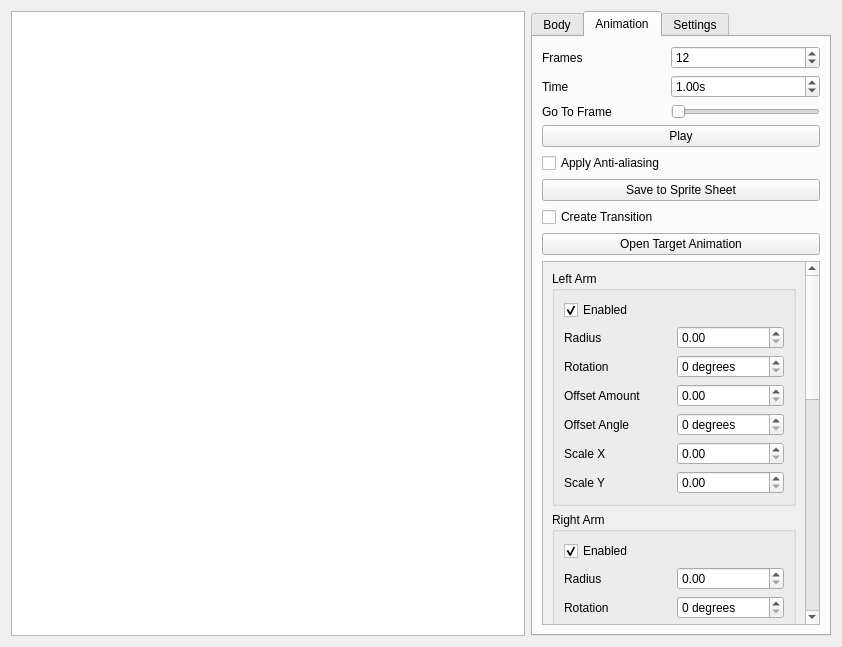
<?xml version="1.0" encoding="UTF-8"?>
<ui version="4.0">
 <class>WigglemanView</class>
 <widget class="QWidget" name="WigglemanView">
  <property name="geometry">
   <rect>
    <x>0</x>
    <y>0</y>
    <width>842</width>
    <height>647</height>
   </rect>
  </property>
  <property name="windowTitle">
   <string>Form</string>
  </property>
  <layout class="QHBoxLayout" name="horizontalLayout" stretch="0,0">
   <item>
    <widget class="QGraphicsView" name="graphicsView">
     <property name="renderHints">
      <set>QPainter::Antialiasing|QPainter::HighQualityAntialiasing|QPainter::SmoothPixmapTransform|QPainter::TextAntialiasing</set>
     </property>
     <property name="viewportUpdateMode">
      <enum>QGraphicsView::SmartViewportUpdate</enum>
     </property>
    </widget>
   </item>
   <item>
    <widget class="QTabWidget" name="sidebar">
     <property name="sizePolicy">
      <sizepolicy hsizetype="Preferred" vsizetype="Expanding">
       <horstretch>0</horstretch>
       <verstretch>0</verstretch>
      </sizepolicy>
     </property>
     <property name="currentIndex">
      <number>1</number>
     </property>
     <widget class="QWidget" name="BodyPage">
      <attribute name="title">
       <string>Body</string>
      </attribute>
      <layout class="QVBoxLayout" name="verticalLayout">
       <property name="leftMargin">
        <number>0</number>
       </property>
       <property name="topMargin">
        <number>0</number>
       </property>
       <property name="rightMargin">
        <number>0</number>
       </property>
       <property name="bottomMargin">
        <number>0</number>
       </property>
       <item>
        <widget class="QScrollArea" name="scrollArea">
         <property name="sizePolicy">
          <sizepolicy hsizetype="Preferred" vsizetype="Expanding">
           <horstretch>0</horstretch>
           <verstretch>0</verstretch>
          </sizepolicy>
         </property>
         <property name="widgetResizable">
          <bool>true</bool>
         </property>
         <widget class="QWidget" name="scrollAreaWidgetContents">
          <property name="geometry">
           <rect>
            <x>0</x>
            <y>0</y>
            <width>274</width>
            <height>813</height>
           </rect>
          </property>
          <property name="sizePolicy">
           <sizepolicy hsizetype="Fixed" vsizetype="Expanding">
            <horstretch>0</horstretch>
            <verstretch>0</verstretch>
           </sizepolicy>
          </property>
          <property name="minimumSize">
           <size>
            <width>256</width>
            <height>0</height>
           </size>
          </property>
          <layout class="QVBoxLayout" name="verticalLayout_2">
           <item>
            <widget class="QGroupBox" name="bodyOptions">
             <property name="sizePolicy">
              <sizepolicy hsizetype="Preferred" vsizetype="Minimum">
               <horstretch>0</horstretch>
               <verstretch>0</verstretch>
              </sizepolicy>
             </property>
             <property name="title">
              <string>Body Options</string>
             </property>
             <layout class="QGridLayout" name="gridLayout_3">
              <item row="3" column="0">
               <widget class="QLabel" name="bodyColorLabel">
                <property name="text">
                 <string>Skin</string>
                </property>
               </widget>
              </item>
              <item row="7" column="1">
               <widget class="QSlider" name="lengthSlider">
                <property name="minimum">
                 <number>10</number>
                </property>
                <property name="maximum">
                 <number>200</number>
                </property>
                <property name="orientation">
                 <enum>Qt::Horizontal</enum>
                </property>
               </widget>
              </item>
              <item row="6" column="2">
               <widget class="QSpinBox" name="widthSpinBox">
                <property name="frame">
                 <bool>true</bool>
                </property>
                <property name="maximum">
                 <number>200</number>
                </property>
               </widget>
              </item>
              <item row="1" column="2" colspan="2">
               <widget class="QLineEdit" name="trouserColorLineEdit">
                <property name="inputMask">
                 <string>\#HHHHHH</string>
                </property>
                <property name="placeholderText">
                 <string>RRGGBB</string>
                </property>
               </widget>
              </item>
              <item row="8" column="2">
               <widget class="QCheckBox" name="showHandlesCheckBox">
                <property name="text">
                 <string>Show Handles</string>
                </property>
               </widget>
              </item>
              <item row="1" column="0">
               <widget class="QLabel" name="trouserColorLabel">
                <property name="text">
                 <string>Trousers</string>
                </property>
               </widget>
              </item>
              <item row="6" column="1">
               <widget class="QSlider" name="widthSlider">
                <property name="maximum">
                 <number>200</number>
                </property>
                <property name="value">
                 <number>50</number>
                </property>
                <property name="orientation">
                 <enum>Qt::Horizontal</enum>
                </property>
               </widget>
              </item>
              <item row="2" column="2" colspan="2">
               <widget class="QLineEdit" name="shoesColorLineEdit">
                <property name="inputMask">
                 <string>\#HHHHHH</string>
                </property>
                <property name="placeholderText">
                 <string>RRGGBB</string>
                </property>
               </widget>
              </item>
              <item row="0" column="2" colspan="2">
               <widget class="QLineEdit" name="torsoColorLineEdit">
                <property name="inputMask">
                 <string>\#HHHHHH</string>
                </property>
                <property name="placeholderText">
                 <string>RRGGBB</string>
                </property>
               </widget>
              </item>
              <item row="0" column="0">
               <widget class="QLabel" name="torsoColorLabel">
                <property name="text">
                 <string>Torso</string>
                </property>
               </widget>
              </item>
              <item row="7" column="0">
               <widget class="QLabel" name="lengthLabel">
                <property name="text">
                 <string>Height</string>
                </property>
               </widget>
              </item>
              <item row="3" column="2" colspan="2">
               <widget class="QLineEdit" name="bodyColorLineEdit">
                <property name="inputMask">
                 <string>\#HHHHHH</string>
                </property>
                <property name="placeholderText">
                 <string>RRGGBB</string>
                </property>
               </widget>
              </item>
              <item row="2" column="0">
               <widget class="QLabel" name="shoesColorLabel">
                <property name="text">
                 <string>Shoes</string>
                </property>
               </widget>
              </item>
              <item row="7" column="2">
               <widget class="QSpinBox" name="lengthSpinBox">
                <property name="minimum">
                 <number>10</number>
                </property>
                <property name="maximum">
                 <number>200</number>
                </property>
               </widget>
              </item>
              <item row="6" column="0">
               <widget class="QLabel" name="widthLabel">
                <property name="text">
                 <string>Width</string>
                </property>
               </widget>
              </item>
              <item row="9" column="2">
               <widget class="QCheckBox" name="jacketCheckBox">
                <property name="text">
                 <string>Jacket</string>
                </property>
               </widget>
              </item>
             </layout>
            </widget>
           </item>
           <item>
            <widget class="QGroupBox" name="jacketOptions">
             <property name="title">
              <string>Jacket</string>
             </property>
             <layout class="QGridLayout" name="gridLayout_7">
              <item row="0" column="1">
               <widget class="QLineEdit" name="jacketColorLineEdit">
                <property name="inputMask">
                 <string>\#HHHHHH</string>
                </property>
               </widget>
              </item>
              <item row="0" column="0">
               <widget class="QLabel" name="jacketColorLabel">
                <property name="text">
                 <string>Color</string>
                </property>
               </widget>
              </item>
              <item row="1" column="0">
               <widget class="QLabel" name="jacketWidthLabel">
                <property name="text">
                 <string>Width</string>
                </property>
                <property name="buddy">
                 <cstring>jacketWidthSlider</cstring>
                </property>
               </widget>
              </item>
              <item row="2" column="2">
               <widget class="QSpinBox" name="jacketLengthSpinBox">
                <property name="minimum">
                 <number>10</number>
                </property>
                <property name="maximum">
                 <number>300</number>
                </property>
               </widget>
              </item>
              <item row="2" column="1">
               <widget class="QSlider" name="jacketLengthSlider">
                <property name="minimum">
                 <number>10</number>
                </property>
                <property name="maximum">
                 <number>300</number>
                </property>
                <property name="orientation">
                 <enum>Qt::Horizontal</enum>
                </property>
               </widget>
              </item>
              <item row="1" column="1">
               <widget class="QSlider" name="jacketWidthSlider">
                <property name="orientation">
                 <enum>Qt::Horizontal</enum>
                </property>
               </widget>
              </item>
              <item row="1" column="2">
               <widget class="QSpinBox" name="jacketWidthSpinBox"/>
              </item>
              <item row="2" column="0">
               <widget class="QLabel" name="jacketLengthLabel">
                <property name="text">
                 <string>Length</string>
                </property>
                <property name="buddy">
                 <cstring>jacketLengthSlider</cstring>
                </property>
               </widget>
              </item>
              <item row="3" column="0">
               <widget class="QLabel" name="gapLabel">
                <property name="text">
                 <string>Gap</string>
                </property>
                <property name="buddy">
                 <cstring>gapSlider</cstring>
                </property>
               </widget>
              </item>
              <item row="3" column="1">
               <widget class="QSlider" name="gapSlider">
                <property name="maximum">
                 <number>100</number>
                </property>
                <property name="orientation">
                 <enum>Qt::Horizontal</enum>
                </property>
               </widget>
              </item>
             </layout>
            </widget>
           </item>
           <item>
            <widget class="QGroupBox" name="armOptions">
             <property name="sizePolicy">
              <sizepolicy hsizetype="Preferred" vsizetype="Minimum">
               <horstretch>0</horstretch>
               <verstretch>0</verstretch>
              </sizepolicy>
             </property>
             <property name="title">
              <string>Arm Options</string>
             </property>
             <layout class="QGridLayout" name="gridLayout_2">
              <item row="0" column="0" colspan="2">
               <widget class="QLabel" name="sleeveLabel">
                <property name="text">
                 <string>Sleeves</string>
                </property>
               </widget>
              </item>
              <item row="3" column="0" colspan="2">
               <widget class="QLabel" name="armLengthLabel">
                <property name="text">
                 <string>Length</string>
                </property>
               </widget>
              </item>
              <item row="1" column="0" rowspan="2" colspan="2">
               <widget class="QLabel" name="armWidthLabel">
                <property name="text">
                 <string>Width</string>
                </property>
               </widget>
              </item>
              <item row="2" column="2">
               <widget class="QSlider" name="armWidthSlider">
                <property name="maximum">
                 <number>100</number>
                </property>
                <property name="orientation">
                 <enum>Qt::Horizontal</enum>
                </property>
               </widget>
              </item>
              <item row="2" column="3">
               <widget class="QSpinBox" name="armWidthSpinBox">
                <property name="maximum">
                 <number>100</number>
                </property>
               </widget>
              </item>
              <item row="3" column="2">
               <widget class="QSlider" name="armLengthSlider">
                <property name="minimum">
                 <number>10</number>
                </property>
                <property name="maximum">
                 <number>100</number>
                </property>
                <property name="orientation">
                 <enum>Qt::Horizontal</enum>
                </property>
               </widget>
              </item>
              <item row="3" column="3">
               <widget class="QSpinBox" name="armLengthSpinBox"/>
              </item>
              <item row="0" column="2">
               <widget class="QSlider" name="sleeveSlider">
                <property name="maximum">
                 <number>2</number>
                </property>
                <property name="orientation">
                 <enum>Qt::Horizontal</enum>
                </property>
               </widget>
              </item>
             </layout>
            </widget>
           </item>
           <item>
            <widget class="QGroupBox" name="legOptions">
             <property name="sizePolicy">
              <sizepolicy hsizetype="Preferred" vsizetype="Minimum">
               <horstretch>0</horstretch>
               <verstretch>0</verstretch>
              </sizepolicy>
             </property>
             <property name="title">
              <string>Leg Options</string>
             </property>
             <layout class="QGridLayout" name="gridLayout">
              <item row="2" column="0">
               <widget class="QLabel" name="hipsLabel">
                <property name="text">
                 <string>Hips</string>
                </property>
               </widget>
              </item>
              <item row="0" column="0">
               <widget class="QLabel" name="trouserLabel">
                <property name="text">
                 <string>Trousers</string>
                </property>
               </widget>
              </item>
              <item row="0" column="2">
               <widget class="QSlider" name="trouserSlider">
                <property name="maximum">
                 <number>2</number>
                </property>
                <property name="orientation">
                 <enum>Qt::Horizontal</enum>
                </property>
               </widget>
              </item>
              <item row="5" column="3">
               <widget class="QSpinBox" name="legWidthSpinBox">
                <property name="maximum">
                 <number>100</number>
                </property>
               </widget>
              </item>
              <item row="5" column="2">
               <widget class="QSlider" name="legWidthSlider">
                <property name="maximum">
                 <number>100</number>
                </property>
                <property name="orientation">
                 <enum>Qt::Horizontal</enum>
                </property>
               </widget>
              </item>
              <item row="4" column="0" rowspan="2" colspan="2">
               <widget class="QLabel" name="legWidthLabel">
                <property name="text">
                 <string>Width</string>
                </property>
               </widget>
              </item>
              <item row="6" column="0" colspan="2">
               <widget class="QLabel" name="legLengthLabel">
                <property name="text">
                 <string>Length</string>
                </property>
               </widget>
              </item>
              <item row="6" column="2">
               <widget class="QSlider" name="legLengthSlider">
                <property name="minimum">
                 <number>10</number>
                </property>
                <property name="maximum">
                 <number>100</number>
                </property>
                <property name="orientation">
                 <enum>Qt::Horizontal</enum>
                </property>
               </widget>
              </item>
              <item row="2" column="2">
               <widget class="QSlider" name="hipsSlider">
                <property name="maximum">
                 <number>100</number>
                </property>
                <property name="orientation">
                 <enum>Qt::Horizontal</enum>
                </property>
               </widget>
              </item>
              <item row="2" column="3">
               <widget class="QSpinBox" name="hipsSpinBox">
                <property name="maximum">
                 <number>100</number>
                </property>
               </widget>
              </item>
              <item row="6" column="3">
               <widget class="QSpinBox" name="legLengthSpinBox"/>
              </item>
             </layout>
            </widget>
           </item>
           <item>
            <widget class="QGroupBox" name="feetOptions">
             <property name="sizePolicy">
              <sizepolicy hsizetype="Preferred" vsizetype="Minimum">
               <horstretch>0</horstretch>
               <verstretch>0</verstretch>
              </sizepolicy>
             </property>
             <property name="title">
              <string>Feet Options</string>
             </property>
             <layout class="QGridLayout" name="gridLayout_6">
              <item row="1" column="3">
               <widget class="QSpinBox" name="feetWidthSpinBox">
                <property name="maximum">
                 <number>100</number>
                </property>
               </widget>
              </item>
              <item row="1" column="2">
               <widget class="QSlider" name="feetWidthSlider">
                <property name="maximum">
                 <number>100</number>
                </property>
                <property name="orientation">
                 <enum>Qt::Horizontal</enum>
                </property>
               </widget>
              </item>
              <item row="2" column="3">
               <widget class="QSpinBox" name="feetHeightSpinBox"/>
              </item>
              <item row="2" column="0" colspan="2">
               <widget class="QLabel" name="feetHeightLabel">
                <property name="text">
                 <string>Height</string>
                </property>
               </widget>
              </item>
              <item row="2" column="2">
               <widget class="QSlider" name="feetHeightSlider">
                <property name="minimum">
                 <number>10</number>
                </property>
                <property name="maximum">
                 <number>100</number>
                </property>
                <property name="orientation">
                 <enum>Qt::Horizontal</enum>
                </property>
               </widget>
              </item>
              <item row="0" column="0" rowspan="2" colspan="2">
               <widget class="QLabel" name="feetWidthLabel">
                <property name="text">
                 <string>Width</string>
                </property>
               </widget>
              </item>
             </layout>
            </widget>
           </item>
           <item>
            <spacer name="verticalSpacer">
             <property name="orientation">
              <enum>Qt::Vertical</enum>
             </property>
             <property name="sizeHint" stdset="0">
              <size>
               <width>20</width>
               <height>40</height>
              </size>
             </property>
            </spacer>
           </item>
          </layout>
         </widget>
        </widget>
       </item>
      </layout>
     </widget>
     <widget class="QWidget" name="AnimationPage">
      <attribute name="title">
       <string>Animation</string>
      </attribute>
      <layout class="QGridLayout" name="gridLayout_4">
       <item row="2" column="1">
        <widget class="QSlider" name="goToSlider">
         <property name="maximum">
          <number>11</number>
         </property>
         <property name="orientation">
          <enum>Qt::Horizontal</enum>
         </property>
        </widget>
       </item>
       <item row="0" column="1">
        <widget class="QSpinBox" name="framesSpinBox">
         <property name="minimum">
          <number>1</number>
         </property>
         <property name="maximum">
          <number>24</number>
         </property>
         <property name="value">
          <number>12</number>
         </property>
        </widget>
       </item>
       <item row="5" column="0" colspan="2">
        <widget class="QPushButton" name="saveSheetButton">
         <property name="text">
          <string>Save to Sprite Sheet</string>
         </property>
        </widget>
       </item>
       <item row="2" column="0">
        <widget class="QLabel" name="goToLabel">
         <property name="text">
          <string>Go To Frame</string>
         </property>
        </widget>
       </item>
       <item row="9" column="0" colspan="2">
        <widget class="QScrollArea" name="animationScrollArea">
         <property name="widgetResizable">
          <bool>true</bool>
         </property>
         <widget class="QWidget" name="scrollAreaWidgetContents_2">
          <property name="geometry">
           <rect>
            <x>0</x>
            <y>0</y>
            <width>256</width>
            <height>972</height>
           </rect>
          </property>
          <layout class="QVBoxLayout" name="verticalLayout_3">
           <item>
            <widget class="QGroupBox" name="leftArmAnimations">
             <property name="title">
              <string>Left Arm</string>
             </property>
             <layout class="QGridLayout" name="gridLayout_8">
              <item row="5" column="1">
               <widget class="QDoubleSpinBox" name="leftArmScaleXSpinBox">
                <property name="maximum">
                 <double>10.000000000000000</double>
                </property>
                <property name="singleStep">
                 <double>0.100000000000000</double>
                </property>
               </widget>
              </item>
              <item row="1" column="1">
               <widget class="QDoubleSpinBox" name="leftArmRadiusSpinBox">
                <property name="maximum">
                 <double>2.000000000000000</double>
                </property>
               </widget>
              </item>
              <item row="6" column="0">
               <widget class="QLabel" name="leftArmScaleYLabel">
                <property name="text">
                 <string>Scale Y</string>
                </property>
               </widget>
              </item>
              <item row="2" column="0">
               <widget class="QLabel" name="leftArmRotationLabel">
                <property name="text">
                 <string>Rotation</string>
                </property>
               </widget>
              </item>
              <item row="1" column="0">
               <widget class="QLabel" name="leftArmRadiusLabel">
                <property name="text">
                 <string>Radius</string>
                </property>
               </widget>
              </item>
              <item row="4" column="1">
               <widget class="QSpinBox" name="leftArmOffsetSpinBox">
                <property name="suffix">
                 <string> degrees</string>
                </property>
                <property name="maximum">
                 <number>360</number>
                </property>
               </widget>
              </item>
              <item row="3" column="0">
               <widget class="QLabel" name="leftArmOffsetAmountLabel">
                <property name="text">
                 <string>Offset Amount</string>
                </property>
               </widget>
              </item>
              <item row="6" column="1">
               <widget class="QDoubleSpinBox" name="leftArmScaleYSpinBox">
                <property name="maximum">
                 <double>10.000000000000000</double>
                </property>
                <property name="singleStep">
                 <double>0.100000000000000</double>
                </property>
               </widget>
              </item>
              <item row="4" column="0">
               <widget class="QLabel" name="leftArmOffsetLabel">
                <property name="text">
                 <string>Offset Angle</string>
                </property>
               </widget>
              </item>
              <item row="5" column="0">
               <widget class="QLabel" name="leftArmScaleXLabel">
                <property name="text">
                 <string>Scale X</string>
                </property>
               </widget>
              </item>
              <item row="2" column="1">
               <widget class="QSpinBox" name="leftArmRotationSpinBox">
                <property name="suffix">
                 <string> degrees</string>
                </property>
                <property name="maximum">
                 <number>360</number>
                </property>
               </widget>
              </item>
              <item row="3" column="1">
               <widget class="QDoubleSpinBox" name="leftArmOffsetAmountSpinBox">
                <property name="minimum">
                 <double>0.000000000000000</double>
                </property>
                <property name="maximum">
                 <double>1.000000000000000</double>
                </property>
                <property name="singleStep">
                 <double>0.100000000000000</double>
                </property>
               </widget>
              </item>
              <item row="0" column="0">
               <widget class="QCheckBox" name="leftArmAnimationEnabledCheckbox">
                <property name="text">
                 <string>Enabled</string>
                </property>
                <property name="checked">
                 <bool>true</bool>
                </property>
               </widget>
              </item>
             </layout>
            </widget>
           </item>
           <item>
            <widget class="QGroupBox" name="rightArmAnimations">
             <property name="title">
              <string>Right Arm</string>
             </property>
             <layout class="QGridLayout" name="gridLayout_12">
              <item row="5" column="1">
               <widget class="QDoubleSpinBox" name="rightArmScaleXSpinBox">
                <property name="maximum">
                 <double>10.000000000000000</double>
                </property>
                <property name="singleStep">
                 <double>0.100000000000000</double>
                </property>
               </widget>
              </item>
              <item row="1" column="1">
               <widget class="QDoubleSpinBox" name="rightArmRadiusSpinBox">
                <property name="maximum">
                 <double>2.000000000000000</double>
                </property>
                <property name="singleStep">
                 <double>0.100000000000000</double>
                </property>
               </widget>
              </item>
              <item row="6" column="0">
               <widget class="QLabel" name="rightArmScaleYLabel">
                <property name="text">
                 <string>Scale Y</string>
                </property>
               </widget>
              </item>
              <item row="2" column="0">
               <widget class="QLabel" name="rightArmRotationLabel">
                <property name="text">
                 <string>Rotation</string>
                </property>
               </widget>
              </item>
              <item row="1" column="0">
               <widget class="QLabel" name="rightArmRadiusLabel">
                <property name="text">
                 <string>Radius</string>
                </property>
               </widget>
              </item>
              <item row="4" column="1">
               <widget class="QSpinBox" name="rightArmOffsetSpinBox">
                <property name="suffix">
                 <string> degrees</string>
                </property>
                <property name="maximum">
                 <number>360</number>
                </property>
               </widget>
              </item>
              <item row="3" column="0">
               <widget class="QLabel" name="rightArmOffsetAmountLabel">
                <property name="text">
                 <string>Offset Amount</string>
                </property>
               </widget>
              </item>
              <item row="6" column="1">
               <widget class="QDoubleSpinBox" name="rightArmScaleYSpinBox">
                <property name="maximum">
                 <double>10.000000000000000</double>
                </property>
                <property name="singleStep">
                 <double>0.100000000000000</double>
                </property>
               </widget>
              </item>
              <item row="4" column="0">
               <widget class="QLabel" name="rightArmOffsetLabel">
                <property name="text">
                 <string>Offset Angle</string>
                </property>
               </widget>
              </item>
              <item row="5" column="0">
               <widget class="QLabel" name="rightArmScaleXLabel">
                <property name="text">
                 <string>Scale X</string>
                </property>
               </widget>
              </item>
              <item row="2" column="1">
               <widget class="QSpinBox" name="rightArmRotationSpinBox">
                <property name="suffix">
                 <string> degrees</string>
                </property>
                <property name="maximum">
                 <number>360</number>
                </property>
               </widget>
              </item>
              <item row="3" column="1">
               <widget class="QDoubleSpinBox" name="rightArmOffsetAmountSpinBox">
                <property name="minimum">
                 <double>0.000000000000000</double>
                </property>
                <property name="maximum">
                 <double>1.000000000000000</double>
                </property>
                <property name="singleStep">
                 <double>0.100000000000000</double>
                </property>
               </widget>
              </item>
              <item row="0" column="0">
               <widget class="QCheckBox" name="rightArmAnimationEnabledCheckbox">
                <property name="text">
                 <string>Enabled</string>
                </property>
                <property name="checked">
                 <bool>true</bool>
                </property>
               </widget>
              </item>
             </layout>
            </widget>
           </item>
           <item>
            <widget class="QGroupBox" name="leftLegAnimations">
             <property name="title">
              <string>Left Leg</string>
             </property>
             <layout class="QGridLayout" name="gridLayout_13">
              <item row="5" column="1">
               <widget class="QDoubleSpinBox" name="leftLegScaleXSpinBox">
                <property name="maximum">
                 <double>10.000000000000000</double>
                </property>
                <property name="singleStep">
                 <double>0.100000000000000</double>
                </property>
               </widget>
              </item>
              <item row="1" column="1">
               <widget class="QDoubleSpinBox" name="leftLegRadiusSpinBox">
                <property name="maximum">
                 <double>2.000000000000000</double>
                </property>
                <property name="singleStep">
                 <double>0.100000000000000</double>
                </property>
               </widget>
              </item>
              <item row="6" column="0">
               <widget class="QLabel" name="leftLegScaleYLabel">
                <property name="text">
                 <string>Scale Y</string>
                </property>
               </widget>
              </item>
              <item row="2" column="0">
               <widget class="QLabel" name="leftLegRotationLabel">
                <property name="text">
                 <string>Rotation</string>
                </property>
               </widget>
              </item>
              <item row="1" column="0">
               <widget class="QLabel" name="leftLegRadiusLabel">
                <property name="text">
                 <string>Radius</string>
                </property>
               </widget>
              </item>
              <item row="4" column="1">
               <widget class="QSpinBox" name="leftLegOffsetSpinBox">
                <property name="suffix">
                 <string> degrees</string>
                </property>
                <property name="maximum">
                 <number>360</number>
                </property>
               </widget>
              </item>
              <item row="3" column="0">
               <widget class="QLabel" name="leftLegOffsetAmountLabel">
                <property name="text">
                 <string>Offset Amount</string>
                </property>
               </widget>
              </item>
              <item row="6" column="1">
               <widget class="QDoubleSpinBox" name="leftLegScaleYSpinBox">
                <property name="maximum">
                 <double>10.000000000000000</double>
                </property>
                <property name="singleStep">
                 <double>0.100000000000000</double>
                </property>
               </widget>
              </item>
              <item row="4" column="0">
               <widget class="QLabel" name="leftLegOffsetLabel">
                <property name="text">
                 <string>Offset Angle</string>
                </property>
               </widget>
              </item>
              <item row="5" column="0">
               <widget class="QLabel" name="leftLegScaleXLabel">
                <property name="text">
                 <string>Scale X</string>
                </property>
               </widget>
              </item>
              <item row="2" column="1">
               <widget class="QSpinBox" name="leftLegRotationSpinBox">
                <property name="suffix">
                 <string> degrees</string>
                </property>
                <property name="maximum">
                 <number>360</number>
                </property>
               </widget>
              </item>
              <item row="3" column="1">
               <widget class="QDoubleSpinBox" name="leftLegOffsetAmountSpinBox">
                <property name="minimum">
                 <double>0.000000000000000</double>
                </property>
                <property name="maximum">
                 <double>1.000000000000000</double>
                </property>
                <property name="singleStep">
                 <double>0.100000000000000</double>
                </property>
               </widget>
              </item>
              <item row="0" column="0">
               <widget class="QCheckBox" name="leftLegAnimationEnabledCheckbox">
                <property name="text">
                 <string>Enabled</string>
                </property>
                <property name="checked">
                 <bool>true</bool>
                </property>
               </widget>
              </item>
             </layout>
            </widget>
           </item>
           <item>
            <widget class="QGroupBox" name="rightLegAnimations">
             <property name="title">
              <string>Right Leg</string>
             </property>
             <layout class="QGridLayout" name="gridLayout_14">
              <item row="5" column="1">
               <widget class="QDoubleSpinBox" name="rightLegScaleXSpinBox">
                <property name="maximum">
                 <double>10.000000000000000</double>
                </property>
                <property name="singleStep">
                 <double>0.100000000000000</double>
                </property>
               </widget>
              </item>
              <item row="1" column="1">
               <widget class="QDoubleSpinBox" name="rightLegRadiusSpinBox">
                <property name="maximum">
                 <double>2.000000000000000</double>
                </property>
                <property name="singleStep">
                 <double>0.100000000000000</double>
                </property>
               </widget>
              </item>
              <item row="6" column="0">
               <widget class="QLabel" name="rightLegScaleYLabel">
                <property name="text">
                 <string>Scale Y</string>
                </property>
               </widget>
              </item>
              <item row="2" column="0">
               <widget class="QLabel" name="rightLegRotationLabel">
                <property name="text">
                 <string>Rotation</string>
                </property>
               </widget>
              </item>
              <item row="1" column="0">
               <widget class="QLabel" name="rightLegRadiusLabel">
                <property name="text">
                 <string>Radius</string>
                </property>
               </widget>
              </item>
              <item row="4" column="1">
               <widget class="QSpinBox" name="rightLegOffsetSpinBox">
                <property name="suffix">
                 <string> degrees</string>
                </property>
                <property name="maximum">
                 <number>360</number>
                </property>
               </widget>
              </item>
              <item row="3" column="0">
               <widget class="QLabel" name="rightLegOffsetAmountLabel">
                <property name="text">
                 <string>Offset Amount</string>
                </property>
               </widget>
              </item>
              <item row="6" column="1">
               <widget class="QDoubleSpinBox" name="rightLegScaleYSpinBox">
                <property name="maximum">
                 <double>10.000000000000000</double>
                </property>
                <property name="singleStep">
                 <double>0.100000000000000</double>
                </property>
               </widget>
              </item>
              <item row="4" column="0">
               <widget class="QLabel" name="rightLegOffsetLabel">
                <property name="text">
                 <string>Offset Angle</string>
                </property>
               </widget>
              </item>
              <item row="5" column="0">
               <widget class="QLabel" name="rightLegScaleXLabel">
                <property name="text">
                 <string>Scale X</string>
                </property>
               </widget>
              </item>
              <item row="2" column="1">
               <widget class="QSpinBox" name="rightLegRotationSpinBox">
                <property name="suffix">
                 <string> degrees</string>
                </property>
                <property name="maximum">
                 <number>360</number>
                </property>
               </widget>
              </item>
              <item row="3" column="1">
               <widget class="QDoubleSpinBox" name="rightLegOffsetAmountSpinBox">
                <property name="minimum">
                 <double>0.000000000000000</double>
                </property>
                <property name="maximum">
                 <double>1.000000000000000</double>
                </property>
                <property name="singleStep">
                 <double>0.100000000000000</double>
                </property>
               </widget>
              </item>
              <item row="0" column="0">
               <widget class="QCheckBox" name="rightLegAnimationEnabledCheckbox">
                <property name="text">
                 <string>Enabled</string>
                </property>
                <property name="checked">
                 <bool>true</bool>
                </property>
               </widget>
              </item>
             </layout>
            </widget>
           </item>
          </layout>
         </widget>
        </widget>
       </item>
       <item row="0" column="0">
        <widget class="QLabel" name="framesLabel">
         <property name="text">
          <string>Frames</string>
         </property>
         <property name="buddy">
          <cstring>framesSpinBox</cstring>
         </property>
        </widget>
       </item>
       <item row="3" column="0" colspan="2">
        <widget class="QPushButton" name="playButton">
         <property name="text">
          <string>Play</string>
         </property>
         <property name="checkable">
          <bool>true</bool>
         </property>
        </widget>
       </item>
       <item row="4" column="0">
        <widget class="QCheckBox" name="aliasingCheckBox">
         <property name="text">
          <string>Apply Anti-aliasing</string>
         </property>
        </widget>
       </item>
       <item row="7" column="0" colspan="2">
        <widget class="QPushButton" name="targetAnimationButton">
         <property name="text">
          <string>Open Target Animation</string>
         </property>
        </widget>
       </item>
       <item row="6" column="0">
        <widget class="QCheckBox" name="transitionCheckBox">
         <property name="text">
          <string>Create Transition</string>
         </property>
        </widget>
       </item>
       <item row="1" column="0">
        <widget class="QLabel" name="timeLabel">
         <property name="text">
          <string>Time</string>
         </property>
        </widget>
       </item>
       <item row="1" column="1">
        <widget class="QDoubleSpinBox" name="timeSpinBox">
         <property name="suffix">
          <string>s</string>
         </property>
         <property name="minimum">
          <double>0.100000000000000</double>
         </property>
         <property name="maximum">
          <double>5.000000000000000</double>
         </property>
         <property name="singleStep">
          <double>0.100000000000000</double>
         </property>
         <property name="value">
          <double>1.000000000000000</double>
         </property>
        </widget>
       </item>
      </layout>
     </widget>
     <widget class="QWidget" name="SettingsPage">
      <attribute name="title">
       <string>Settings</string>
      </attribute>
      <layout class="QGridLayout" name="gridLayout_5">
       <item row="4" column="0" colspan="2">
        <spacer name="verticalSpacer_2">
         <property name="orientation">
          <enum>Qt::Vertical</enum>
         </property>
         <property name="sizeHint" stdset="0">
          <size>
           <width>20</width>
           <height>40</height>
          </size>
         </property>
        </spacer>
       </item>
       <item row="0" column="1">
        <widget class="QPushButton" name="loadXmlButton">
         <property name="text">
          <string>Load Definition</string>
         </property>
        </widget>
       </item>
       <item row="0" column="0">
        <widget class="QPushButton" name="saveXmlButton">
         <property name="text">
          <string>Save Definition</string>
         </property>
        </widget>
       </item>
       <item row="3" column="0" colspan="2">
        <widget class="QPushButton" name="saveButton">
         <property name="text">
          <string>Save Image</string>
         </property>
        </widget>
       </item>
       <item row="1" column="0">
        <widget class="QPushButton" name="saveAnimationButton">
         <property name="text">
          <string>Save Animations</string>
         </property>
        </widget>
       </item>
       <item row="1" column="1">
        <widget class="QPushButton" name="loadAnimationButton">
         <property name="text">
          <string>Load Animations</string>
         </property>
        </widget>
       </item>
      </layout>
     </widget>
    </widget>
   </item>
  </layout>
 </widget>
 <resources/>
 <connections/>
</ui>
